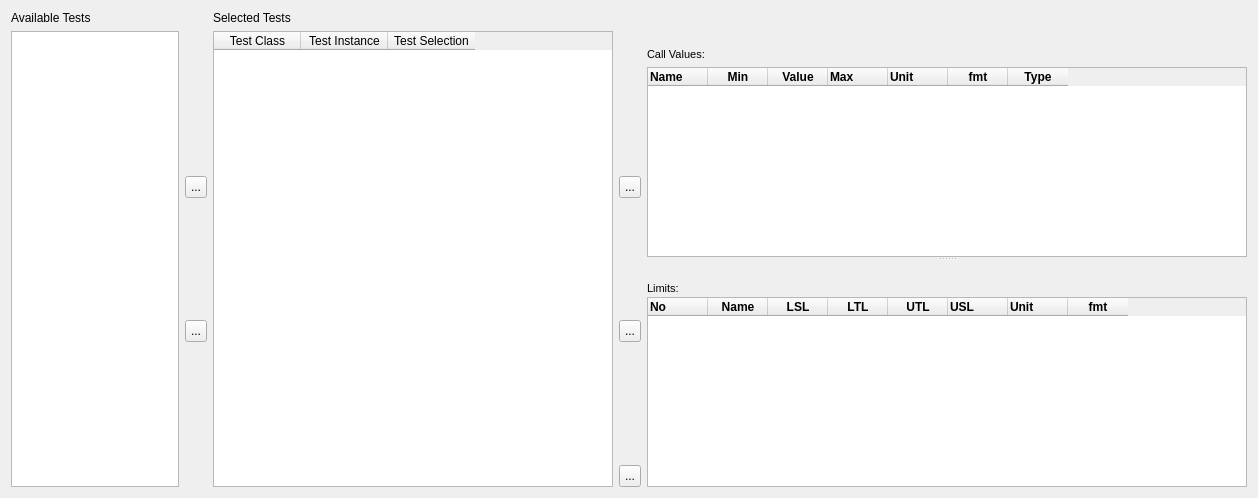
       <widget class="QWidget" name="testProgramTab">
        <attribute name="title">
         <string>Sequence</string>
        </attribute>
        <attribute name="toolTip">
         <string>Edit the test program propper</string>
        </attribute>
        <layout class="QGridLayout" name="gridLayout">
         <item row="0" column="1">
          <widget class="QLabel" name="availableLabel">
           <property name="text">
            <string>Available Tests</string>
           </property>
          </widget>
         </item>
         <item row="1" column="2">
          <layout class="QVBoxLayout" name="buttonsAddRemoveLayout">
           <item>
            <widget class="QLabel" name="label">
             <property name="sizePolicy">
              <sizepolicy hsizetype="Fixed" vsizetype="Fixed">
               <horstretch>0</horstretch>
               <verstretch>0</verstretch>
              </sizepolicy>
             </property>
             <property name="minimumSize">
              <size>
               <width>22</width>
               <height>22</height>
              </size>
             </property>
             <property name="maximumSize">
              <size>
               <width>22</width>
               <height>22</height>
              </size>
             </property>
             <property name="text">
              <string/>
             </property>
            </widget>
           </item>
           <item>
            <spacer name="verticalSpacer">
             <property name="orientation">
              <enum>Qt::Vertical</enum>
             </property>
             <property name="sizeHint" stdset="0">
              <size>
               <width>20</width>
               <height>40</height>
              </size>
             </property>
            </spacer>
           </item>
           <item>
            <widget class="QToolButton" name="testAdd">
             <property name="minimumSize">
              <size>
               <width>22</width>
               <height>22</height>
              </size>
             </property>
             <property name="maximumSize">
              <size>
               <width>22</width>
               <height>22</height>
              </size>
             </property>
             <property name="text">
              <string>...</string>
             </property>
            </widget>
           </item>
           <item>
            <spacer name="verticalSpacer_2">
             <property name="orientation">
              <enum>Qt::Vertical</enum>
             </property>
             <property name="sizeHint" stdset="0">
              <size>
               <width>20</width>
               <height>40</height>
              </size>
             </property>
            </spacer>
           </item>
           <item>
            <widget class="QToolButton" name="testRemove">
             <property name="minimumSize">
              <size>
               <width>22</width>
               <height>22</height>
              </size>
             </property>
             <property name="maximumSize">
              <size>
               <width>22</width>
               <height>22</height>
              </size>
             </property>
             <property name="text">
              <string>...</string>
             </property>
            </widget>
           </item>
           <item>
            <spacer name="verticalSpacer_3">
             <property name="orientation">
              <enum>Qt::Vertical</enum>
             </property>
             <property name="sizeHint" stdset="0">
              <size>
               <width>20</width>
               <height>40</height>
              </size>
             </property>
            </spacer>
           </item>
           <item>
            <widget class="QLabel" name="label_6">
             <property name="minimumSize">
              <size>
               <width>0</width>
               <height>22</height>
              </size>
             </property>
             <property name="maximumSize">
              <size>
               <width>22</width>
               <height>24</height>
              </size>
             </property>
             <property name="text">
              <string/>
             </property>
            </widget>
           </item>
          </layout>
         </item>
         <item row="1" column="4">
          <layout class="QVBoxLayout" name="buttonsUpDownExportLayout">
           <item>
            <widget class="QLabel" name="label_2">
             <property name="sizePolicy">
              <sizepolicy hsizetype="Fixed" vsizetype="Fixed">
               <horstretch>0</horstretch>
               <verstretch>0</verstretch>
              </sizepolicy>
             </property>
             <property name="minimumSize">
              <size>
               <width>22</width>
               <height>22</height>
              </size>
             </property>
             <property name="maximumSize">
              <size>
               <width>22</width>
               <height>22</height>
              </size>
             </property>
             <property name="text">
              <string/>
             </property>
            </widget>
           </item>
           <item>
            <spacer name="verticalSpacer_4">
             <property name="orientation">
              <enum>Qt::Vertical</enum>
             </property>
             <property name="sizeHint" stdset="0">
              <size>
               <width>20</width>
               <height>40</height>
              </size>
             </property>
            </spacer>
           </item>
           <item>
            <widget class="QToolButton" name="moveTestUp">
             <property name="minimumSize">
              <size>
               <width>22</width>
               <height>22</height>
              </size>
             </property>
             <property name="maximumSize">
              <size>
               <width>22</width>
               <height>22</height>
              </size>
             </property>
             <property name="text">
              <string>...</string>
             </property>
            </widget>
           </item>
           <item>
            <spacer name="verticalSpacer_5">
             <property name="orientation">
              <enum>Qt::Vertical</enum>
             </property>
             <property name="sizeHint" stdset="0">
              <size>
               <width>20</width>
               <height>40</height>
              </size>
             </property>
            </spacer>
           </item>
           <item>
            <widget class="QToolButton" name="moveTestDown">
             <property name="minimumSize">
              <size>
               <width>22</width>
               <height>22</height>
              </size>
             </property>
             <property name="maximumSize">
              <size>
               <width>22</width>
               <height>22</height>
              </size>
             </property>
             <property name="text">
              <string>...</string>
             </property>
            </widget>
           </item>
           <item>
            <spacer name="verticalSpacer_6">
             <property name="orientation">
              <enum>Qt::Vertical</enum>
             </property>
             <property name="sizeHint" stdset="0">
              <size>
               <width>20</width>
               <height>40</height>
              </size>
             </property>
            </spacer>
           </item>
           <item>
            <widget class="QToolButton" name="exportButton">
             <property name="minimumSize">
              <size>
               <width>22</width>
               <height>22</height>
              </size>
             </property>
             <property name="maximumSize">
              <size>
               <width>22</width>
               <height>22</height>
              </size>
             </property>
             <property name="text">
              <string>...</string>
             </property>
            </widget>
           </item>
          </layout>
         </item>
         <item row="0" column="3">
          <widget class="QLabel" name="selectedLabel">
           <property name="text">
            <string>Selected Tests</string>
           </property>
          </widget>
         </item>
         <item row="1" column="5">
          <widget class="QSplitter" name="testProgramLayout">
           <property name="orientation">
            <enum>Qt::Horizontal</enum>
           </property>
           <widget class="QSplitter" name="parametersLayout">
            <property name="orientation">
             <enum>Qt::Vertical</enum>
            </property>
            <widget class="QWidget" name="layoutWidget">
             <layout class="QVBoxLayout" name="inputParametersLayout">
              <item>
               <widget class="QLabel" name="parametersInputLabel">
                <property name="sizePolicy">
                 <sizepolicy hsizetype="Fixed" vsizetype="Fixed">
                  <horstretch>0</horstretch>
                  <verstretch>0</verstretch>
                 </sizepolicy>
                </property>
                <property name="minimumSize">
                 <size>
                  <width>0</width>
                  <height>30</height>
                 </size>
                </property>
                <property name="maximumSize">
                 <size>
                  <width>16777215</width>
                  <height>50</height>
                 </size>
                </property>
                <property name="font">
                 <font>
                  <pointsize>8</pointsize>
                 </font>
                </property>
                <property name="text">
                 <string>Call Values:</string>
                </property>
                <property name="alignment">
                 <set>Qt::AlignBottom|Qt::AlignLeading|Qt::AlignLeft</set>
                </property>
               </widget>
              </item>
              <item>
               <widget class="QTableWidget" name="parametersInput">
                <property name="minimumSize">
                 <size>
                  <width>600</width>
                  <height>0</height>
                 </size>
                </property>
                <property name="contextMenuPolicy">
                 <enum>Qt::CustomContextMenu</enum>
                </property>
                <property name="textElideMode">
                 <enum>Qt::ElideNone</enum>
                </property>
                <attribute name="horizontalHeaderDefaultSectionSize">
                 <number>60</number>
                </attribute>
                <column>
                 <property name="text">
                  <string>Name</string>
                 </property>
                 <property name="font">
                  <font>
                   <weight>75</weight>
                   <bold>true</bold>
                  </font>
                 </property>
                 <property name="textAlignment">
                  <set>AlignLeading|AlignVCenter</set>
                 </property>
                </column>
                <column>
                 <property name="text">
                  <string>Min</string>
                 </property>
                 <property name="font">
                  <font>
                   <weight>75</weight>
                   <bold>true</bold>
                  </font>
                 </property>
                </column>
                <column>
                 <property name="text">
                  <string>Value</string>
                 </property>
                 <property name="font">
                  <font>
                   <weight>75</weight>
                   <bold>true</bold>
                  </font>
                 </property>
                </column>
                <column>
                 <property name="text">
                  <string>Max</string>
                 </property>
                 <property name="toolTip">
                  <string>Maximum Value</string>
                 </property>
                 <property name="font">
                  <font>
                   <weight>75</weight>
                   <bold>true</bold>
                  </font>
                 </property>
                 <property name="textAlignment">
                  <set>AlignLeading|AlignVCenter</set>
                 </property>
                </column>
                <column>
                 <property name="text">
                  <string>Unit</string>
                 </property>
                 <property name="font">
                  <font>
                   <weight>75</weight>
                   <bold>true</bold>
                  </font>
                 </property>
                 <property name="textAlignment">
                  <set>AlignLeading|AlignVCenter</set>
                 </property>
                </column>
                <column>
                 <property name="text">
                  <string>fmt</string>
                 </property>
                 <property name="font">
                  <font>
                   <weight>75</weight>
                   <bold>true</bold>
                  </font>
                 </property>
                </column>
                <column>
                 <property name="text">
                  <string>Type</string>
                 </property>
                 <property name="font">
                  <font>
                   <weight>75</weight>
                   <bold>true</bold>
                  </font>
                 </property>
                </column>
               </widget>
              </item>
             </layout>
            </widget>
            <widget class="QWidget" name="layoutWidget">
             <layout class="QVBoxLayout" name="outputParametersLayout">
              <item>
               <widget class="QLabel" name="parametersOutputLabel">
                <property name="sizePolicy">
                 <sizepolicy hsizetype="Preferred" vsizetype="Fixed">
                  <horstretch>0</horstretch>
                  <verstretch>0</verstretch>
                 </sizepolicy>
                </property>
                <property name="minimumSize">
                 <size>
                  <width>0</width>
                  <height>30</height>
                 </size>
                </property>
                <property name="maximumSize">
                 <size>
                  <width>16777215</width>
                  <height>22</height>
                 </size>
                </property>
                <property name="font">
                 <font>
                  <pointsize>8</pointsize>
                 </font>
                </property>
                <property name="text">
                 <string>Limits:</string>
                </property>
                <property name="alignment">
                 <set>Qt::AlignBottom|Qt::AlignLeading|Qt::AlignLeft</set>
                </property>
               </widget>
              </item>
              <item>
               <widget class="QTableWidget" name="parametersOutput">
                <property name="minimumSize">
                 <size>
                  <width>400</width>
                  <height>0</height>
                 </size>
                </property>
                <property name="textElideMode">
                 <enum>Qt::ElideMiddle</enum>
                </property>
                <attribute name="horizontalHeaderDefaultSectionSize">
                 <number>60</number>
                </attribute>
                <column>
                 <property name="text">
                  <string>No</string>
                 </property>
                 <property name="font">
                  <font>
                   <weight>75</weight>
                   <bold>true</bold>
                  </font>
                 </property>
                 <property name="textAlignment">
                  <set>AlignLeading|AlignVCenter</set>
                 </property>
                </column>
                <column>
                 <property name="text">
                  <string>Name</string>
                 </property>
                 <property name="font">
                  <font>
                   <weight>75</weight>
                   <bold>true</bold>
                  </font>
                 </property>
                </column>
                <column>
                 <property name="text">
                  <string>LSL</string>
                 </property>
                 <property name="font">
                  <font>
                   <weight>75</weight>
                   <bold>true</bold>
                  </font>
                 </property>
                </column>
                <column>
                 <property name="text">
                  <string>LTL</string>
                 </property>
                 <property name="font">
                  <font>
                   <weight>75</weight>
                   <bold>true</bold>
                  </font>
                 </property>
                </column>
                <column>
                 <property name="text">
                  <string>UTL</string>
                 </property>
                 <property name="font">
                  <font>
                   <weight>75</weight>
                   <bold>true</bold>
                  </font>
                 </property>
                </column>
                <column>
                 <property name="text">
                  <string>USL</string>
                 </property>
                 <property name="toolTip">
                  <string>Upper Spec Limit</string>
                 </property>
                 <property name="font">
                  <font>
                   <weight>75</weight>
                   <bold>true</bold>
                  </font>
                 </property>
                 <property name="textAlignment">
                  <set>AlignLeading|AlignVCenter</set>
                 </property>
                </column>
                <column>
                 <property name="text">
                  <string>Unit</string>
                 </property>
                 <property name="font">
                  <font>
                   <weight>75</weight>
                   <bold>true</bold>
                  </font>
                 </property>
                 <property name="textAlignment">
                  <set>AlignLeading|AlignVCenter</set>
                 </property>
                </column>
                <column>
                 <property name="text">
                  <string>fmt</string>
                 </property>
                 <property name="font">
                  <font>
                   <weight>75</weight>
                   <bold>true</bold>
                  </font>
                 </property>
                </column>
               </widget>
              </item>
             </layout>
            </widget>
           </widget>
          </widget>
         </item>
         <item row="1" column="1">
          <widget class="QListWidget" name="availableTests">
           <property name="minimumSize">
            <size>
             <width>168</width>
             <height>0</height>
            </size>
           </property>
           <property name="maximumSize">
            <size>
             <width>165</width>
             <height>16777215</height>
            </size>
           </property>
           <property name="selectionMode">
            <enum>QAbstractItemView::ExtendedSelection</enum>
           </property>
          </widget>
         </item>
         <item row="1" column="3">
          <widget class="QTableWidget" name="selectedTests">
           <property name="sizePolicy">
            <sizepolicy hsizetype="Expanding" vsizetype="Expanding">
             <horstretch>0</horstretch>
             <verstretch>0</verstretch>
            </sizepolicy>
           </property>
           <property name="minimumSize">
            <size>
             <width>400</width>
             <height>0</height>
            </size>
           </property>
           <property name="maximumSize">
            <size>
             <width>16777215</width>
             <height>16777215</height>
            </size>
           </property>
           <attribute name="horizontalHeaderDefaultSectionSize">
            <number>87</number>
           </attribute>
           <attribute name="verticalHeaderStretchLastSection">
            <bool>false</bool>
           </attribute>
           <column>
            <property name="text">
             <string>Test Class</string>
            </property>
           </column>
           <column>
            <property name="text">
             <string>Test Instance</string>
            </property>
           </column>
           <column>
            <property name="text">
             <string>Test Selection</string>
            </property>
           </column>
          </widget>
         </item>
        </layout>
       </widget>
